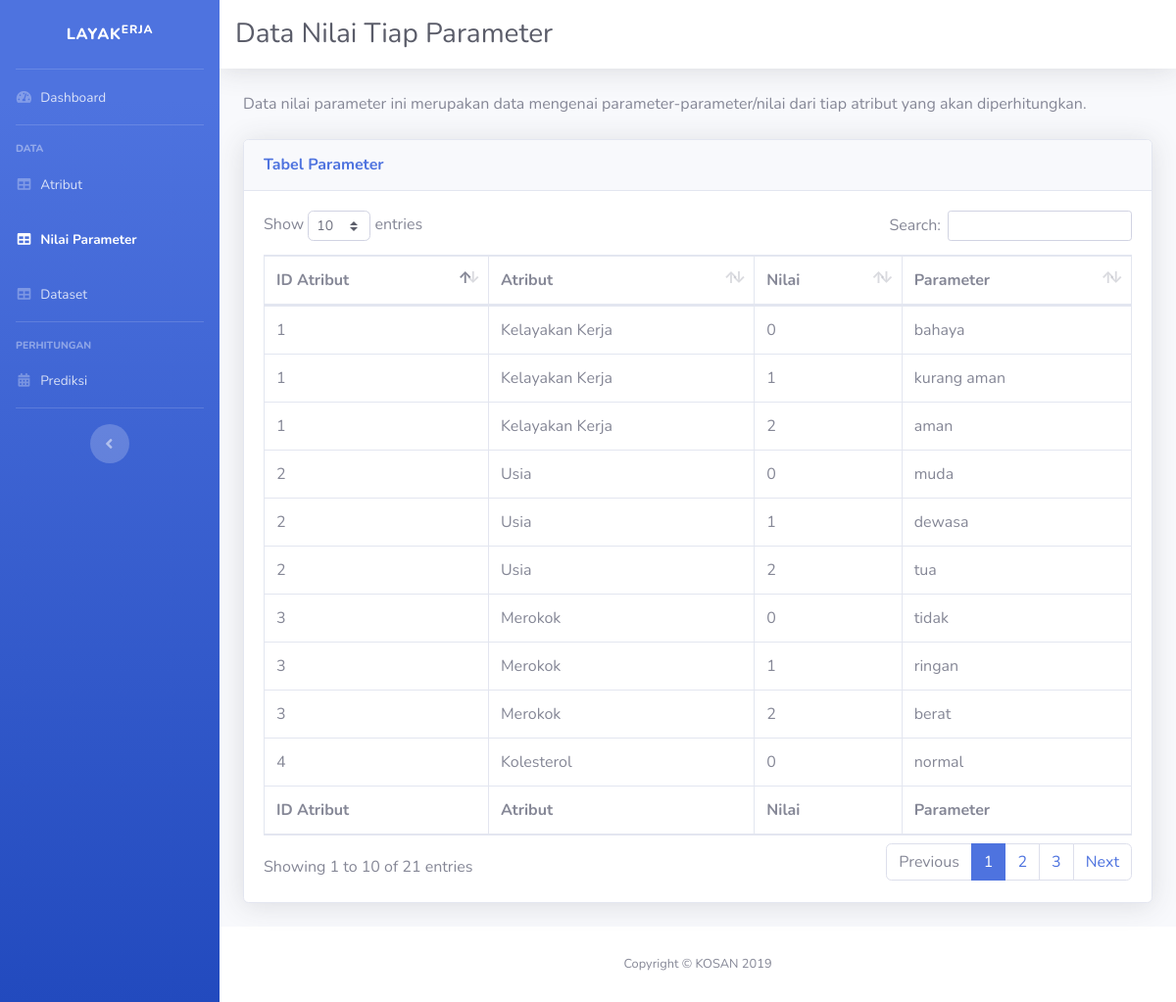
Screenshot of /data_parameter.php with the database file from the repository.
### tables this page shows
CREATE TABLE `nbc_parameter` (
  `id_parameter` tinyint(3) UNSIGNED NOT NULL,
  `id_atribut` tinyint(3) UNSIGNED NOT NULL,
  `nilai` tinyint(3) UNSIGNED NOT NULL,
  `parameter` varchar(100) NOT NULL
);

CREATE TABLE `nbc_atribut` (
  `id_atribut` tinyint(3) UNSIGNED NOT NULL,
  `atribut` varchar(100) NOT NULL
);

### nbc_parameter.php (called while the page is built, shortened)
<?php
$sql = 'SELECT p.id_atribut, a.atribut, p.nilai, p.parameter
        FROM nbc_parameter p JOIN nbc_atribut a ON p.id_atribut=a.id_atribut
        ORDER BY p.id_atribut,p.id_parameter';
$result = $db->query($sql);
?>

### data_parameter.php (the view, shortened to what this page needs)
<?php
require_once 'koneksi.php';
require_once 'nbc_parameter.php';
?>
<!DOCTYPE html>
<html lang="en">
<head>
  <link href="vendor/fontawesome-free/css/all.min.css" rel="stylesheet" type="text/css">
  <link href="css/sb-admin-2.min.css" rel="stylesheet">
  <link href="vendor/datatables/dataTables.bootstrap4.min.css" rel="stylesheet">
</head>
<body id="page-top">
  <div id="wrapper">
    <ul class="navbar-nav bg-gradient-primary sidebar sidebar-dark accordion" id="accordionSidebar">
      <a class="sidebar-brand d-flex align-items-center justify-content-center" href="index.php">
        <div class="sidebar-brand-text mx-3">layak<sup>erja</sup></div>
      </a>
      <hr class="sidebar-divider my-0">
      <li class="nav-item">
        <a class="nav-link" href="index.php">
          <i class="fas fa-fw fa-tachometer-alt"></i>
          <span>Dashboard</span></a>
      </li>
      <hr class="sidebar-divider">
      <div class="sidebar-heading">
        Data
      </div>
      <li class="nav-item">
        <a class="nav-link" href="data_atribut.php">
          <i class="fas fa-fw fa-table"></i>
          <span>Atribut</span></a>
      </li>
      <li class="nav-item active">
        <a class="nav-link" href="data_parameter.php">
          <i class="fas fa-fw fa-table"></i>
          <span>Nilai Parameter</span></a>
      </li>
      <li class="nav-item">
        <a class="nav-link" href="dataset.php">
          <i class="fas fa-fw fa-table"></i>
          <span>Dataset</span></a>
      </li>
      <hr class="sidebar-divider">
      <div class="sidebar-heading">
        Perhitungan
      </div>
      <li class="nav-item">
        <a class="nav-link" href="prediksi.php">
          <i class="fas fa-fw fa-calendar-alt"></i>
          <span>Prediksi</span></a>
      </li>
      <hr class="sidebar-divider d-none d-md-block">
      <div class="text-center d-none d-md-inline">
        <button class="rounded-circle border-0" id="sidebarToggle"></button>
      </div>
    </ul>
    <div id="content-wrapper" class="d-flex flex-column">
      <div id="content">
        <nav class="navbar navbar-expand navbar-light bg-white topbar mb-4 static-top shadow">
          <div><h1 class="h3 mb-0 text-gray-800">Data Nilai Tiap Parameter</h1></div>
        </nav>
        <div class="container-fluid">
          <p class="mb-4">Data nilai parameter ini merupakan data mengenai parameter-parameter/nilai dari tiap atribut yang akan diperhitungkan.</p>
          <div class="card shadow mb-4">
            <div class="card-header py-3">
              <h6 class="m-0 font-weight-bold text-primary">Tabel Parameter</h6>
            </div>
            <div class="card-body">
              <div class="table-responsive">
                <table class="table table-bordered" id="dataTable" width="100%" cellspacing="0">
                <thead>
                  <tr>
                    <th>ID Atribut</th>
                    <th>Atribut</th>
                    <th>Nilai</th>
                    <th>Parameter</th>
                </thead>
                <tfoot>
                    <tr>
                        <th>ID Atribut</th>
                        <th>Atribut</th>
                        <th>Nilai</th>
                        <th>Parameter</th>
                    </tr>
                </tfoot>
                  <tbody>
                    <?php
                    foreach ($result as $row) {
                    ?>
                    <tr>
                        <td><?= $row["id_atribut"]; ?></td>
                        <td><?= $row["atribut"]; ?></td>
                        <td><?= $row["nilai"]; ?></td>
                        <td><?= $row["parameter"]; ?></td>
                    </tr>
                    <?php
                    }
                    ?>
                  </tbody>
                </table>
              </div>
            </div>
          </div>
        </div>
      </div>
      <footer class="sticky-footer bg-white">
        <div class="container my-auto">
          <div class="copyright text-center my-auto">
            <span>Copyright &copy; KOSAN 2019</span>
          </div>
        </div>
      </footer>
    </div>
  </div>
</body>
</html>

### rows the page displays
nbc_parameter: id_atribut "1", id_atribut.atribut "Kelayakan Kerja", nilai "0", parameter "bahaya"
nbc_parameter: id_atribut "1", id_atribut.atribut "Kelayakan Kerja", nilai "1", parameter "kurang aman"
nbc_parameter: id_atribut "1", id_atribut.atribut "Kelayakan Kerja", nilai "2", parameter "aman"
nbc_parameter: id_atribut "2", id_atribut.atribut "Usia", nilai "0", parameter "muda"
nbc_parameter: id_atribut "2", id_atribut.atribut "Usia", nilai "1", parameter "dewasa"
nbc_parameter: id_atribut "2", id_atribut.atribut "Usia", nilai "2", parameter "tua"
nbc_parameter: id_atribut "3", id_atribut.atribut "Merokok", nilai "0", parameter "tidak"
nbc_parameter: id_atribut "3", id_atribut.atribut "Merokok", nilai "1", parameter "ringan"
nbc_parameter: id_atribut "3", id_atribut.atribut "Merokok", nilai "2", parameter "berat"
nbc_parameter: id_atribut "4", id_atribut.atribut "Kolesterol", nilai "0", parameter "normal"
